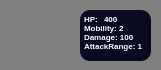
        <widget class="QWidget" name="pl2_ag3_widget" native="true">
         <property name="minimumSize">
          <size>
           <width>161</width>
           <height>70</height>
          </size>
         </property>
         <property name="styleSheet">
          <string notr="true">QWidget{
background-color: #808080;
border-radius:10px;
}</string>
         </property>
         <widget class="QTextBrowser" name="textBrowser_30">
          <property name="geometry">
           <rect>
            <x>80</x>
            <y>10</y>
            <width>71</width>
            <height>51</height>
           </rect>
          </property>
          <property name="styleSheet">
           <string notr="true">color:white;
background-color : #0a0a22;
border:none;
</string>
          </property>
          <property name="verticalScrollBarPolicy">
           <enum>Qt::ScrollBarPolicy::ScrollBarAlwaysOff</enum>
          </property>
          <property name="html">
           <string>&lt;!DOCTYPE HTML PUBLIC &quot;-//W3C//DTD HTML 4.0//EN&quot; &quot;http://www.w3.org/TR/REC-html40/strict.dtd&quot;&gt;
&lt;html&gt;&lt;head&gt;&lt;meta name=&quot;qrichtext&quot; content=&quot;1&quot; /&gt;&lt;meta charset=&quot;utf-8&quot; /&gt;&lt;style type=&quot;text/css&quot;&gt;
p, li { white-space: pre-wrap; }
hr { height: 1px; border-width: 0; }
li.unchecked::marker { content: &quot;\2610&quot;; }
li.checked::marker { content: &quot;\2612&quot;; }
&lt;/style&gt;&lt;/head&gt;&lt;body style=&quot; font-family:'Segoe UI'; font-size:9pt; font-weight:400; font-style:normal;&quot;&gt;
&lt;p align=&quot;justify&quot; style=&quot; margin-top:12px; margin-bottom:12px; margin-left:0px; margin-right:0px; -qt-block-indent:0; text-indent:0px;&quot;&gt;&lt;span style=&quot; font-size:6pt; font-weight:700;&quot;&gt;HP: &lt;br /&gt;Mobility: 2&lt;br /&gt;Damage: 100&lt;br /&gt;AttackRange: 1&lt;/span&gt;&lt;/p&gt;&lt;/body&gt;&lt;/html&gt;</string>
          </property>
         </widget>
         <widget class="QPushButton" name="pl2_ag3_btn">
          <property name="geometry">
           <rect>
            <x>10</x>
            <y>10</y>
            <width>61</width>
            <height>51</height>
           </rect>
          </property>
          <property name="styleSheet">
           <string notr="true">background-image:url(&quot;:/src/images/Agent/Angus&quot;);
background-repeat:no-repeat;
background-position:center;
background-origin:content;
background-size:cover;</string>
          </property>
          <property name="text">
           <string/>
          </property>
         </widget>
         <widget class="QTextBrowser" name="pl2_ag3_HP">
          <property name="geometry">
           <rect>
            <x>100</x>
            <y>10</y>
            <width>25</width>
            <height>15</height>
           </rect>
          </property>
          <property name="styleSheet">
           <string notr="true">color:white;
background-color : #0a0a22;
border:none;</string>
          </property>
          <property name="verticalScrollBarPolicy">
           <enum>Qt::ScrollBarPolicy::ScrollBarAlwaysOff</enum>
          </property>
          <property name="html">
           <string>&lt;!DOCTYPE HTML PUBLIC &quot;-//W3C//DTD HTML 4.0//EN&quot; &quot;http://www.w3.org/TR/REC-html40/strict.dtd&quot;&gt;
&lt;html&gt;&lt;head&gt;&lt;meta name=&quot;qrichtext&quot; content=&quot;1&quot; /&gt;&lt;meta charset=&quot;utf-8&quot; /&gt;&lt;style type=&quot;text/css&quot;&gt;
p, li { white-space: pre-wrap; }
hr { height: 1px; border-width: 0; }
li.unchecked::marker { content: &quot;\2610&quot;; }
li.checked::marker { content: &quot;\2612&quot;; }
&lt;/style&gt;&lt;/head&gt;&lt;body style=&quot; font-family:'Segoe UI'; font-size:9pt; font-weight:400; font-style:normal;&quot;&gt;
&lt;p style=&quot; margin-top:0px; margin-bottom:0px; margin-left:0px; margin-right:0px; -qt-block-indent:0; text-indent:0px;&quot;&gt;&lt;span style=&quot; font-size:6pt; font-weight:700;&quot;&gt;400&lt;/span&gt;&lt;/p&gt;&lt;/body&gt;&lt;/html&gt;</string>
          </property>
         </widget>
        </widget>
